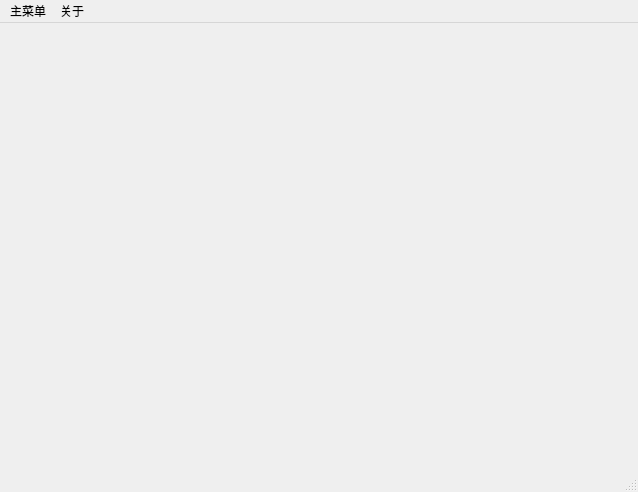
<?xml version="1.0" encoding="UTF-8"?>
<ui version="4.0">
 <class>MainWindow</class>
 <widget class="QMainWindow" name="MainWindow">
  <property name="geometry">
   <rect>
    <x>0</x>
    <y>0</y>
    <width>638</width>
    <height>492</height>
   </rect>
  </property>
  <property name="windowTitle">
   <string>MainWindow</string>
  </property>
  <widget class="QWidget" name="centralwidget"/>
  <widget class="QMenuBar" name="menubar">
   <property name="geometry">
    <rect>
     <x>0</x>
     <y>0</y>
     <width>638</width>
     <height>24</height>
    </rect>
   </property>
   <widget class="QMenu" name="menu">
    <property name="title">
     <string>主菜单</string>
    </property>
    <addaction name="actionMark"/>
    <addaction name="actionRename"/>
   </widget>
   <widget class="QMenu" name="menu_2">
    <property name="title">
     <string>关于</string>
    </property>
    <addaction name="actionAbout"/>
   </widget>
   <addaction name="menu"/>
   <addaction name="menu_2"/>
  </widget>
  <widget class="QStatusBar" name="statusbar"/>
  <action name="actionMark">
   <property name="text">
    <string>添加水印</string>
   </property>
  </action>
  <action name="actionRename">
   <property name="text">
    <string>批量重命名</string>
   </property>
  </action>
  <action name="actionAbout">
   <property name="text">
    <string>关于本软件</string>
   </property>
  </action>
 </widget>
 <resources/>
 <connections/>
</ui>
